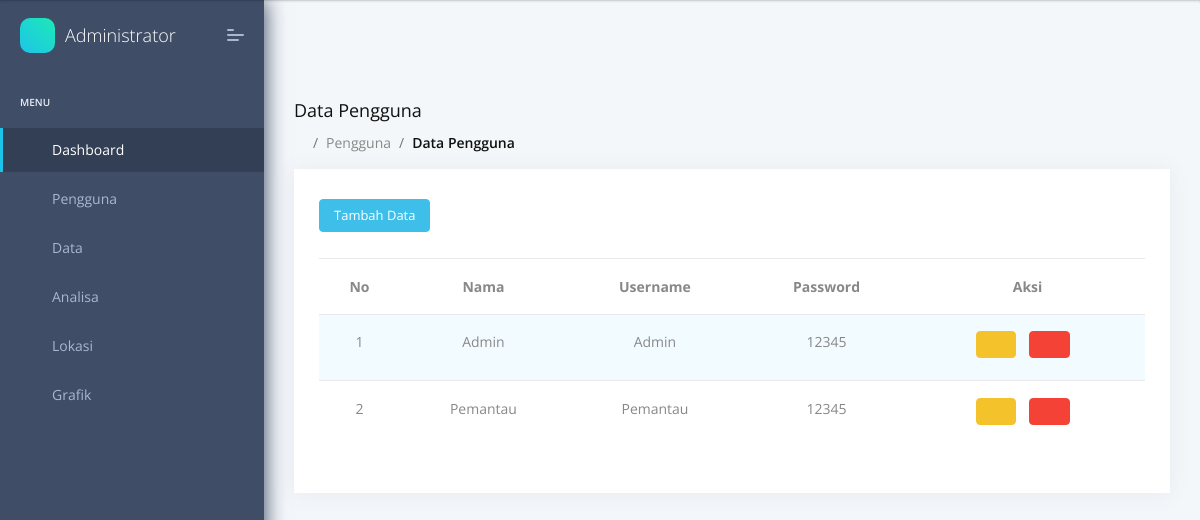
The app's page /admin/data_pengguna.php (signed in) with its own data.
### tables this page shows
CREATE TABLE `tb_pengguna` (
  `id_pengguna` int(5) NOT NULL,
  `level` varchar(50) NOT NULL,
  `foto` varchar(50) NOT NULL,
  `nama` varchar(50) NOT NULL,
  `username` varchar(50) NOT NULL,
  `password` varchar(50) NOT NULL
);

### admin/data_pengguna.php (the view, shortened to what this page needs)
<?php
    include 'head.php';
    include 'menu.php';
    include 'header.php';
    include 'koneksi.php';
?>
    <section class="pcoded-main-container">
        <div class="pcoded-wrapper">
            <div class="pcoded-content">
                <div class="pcoded-inner-content">
                    <div class="page-header">
                        <div class="page-block">
                            <div class="row align-items-center">
                                <div class="col-md-12">
                                    <div class="page-header-title">
                                        <h5 class="m-b-10">Data Pengguna</h5>
                                    </div>
                                    <ul class="breadcrumb">
                                        <li class="breadcrumb-item"><a href="index.php"><i class="feather icon-home"></i></a></li>
                                        <li class="breadcrumb-item"><a href="#!">Pengguna</a></li>
                                        <li class="breadcrumb-item"><a href="#!">Data Pengguna</a></li>
                                    </ul>
                                </div>
                            </div>
                        </div>
                    </div>
                    <div class="main-body">
                        <div class="page-wrapper">
                            <div class="row">
                                <div class="col-sm-12">
                                    <div class="card">
                                        <div class="card-block">
                                            <a href="tambah_pengguna.php" class="btn btn-info btn-sm" >Tambah Data</a>
                                            <br>
                                            <br>
                                            <div class="table-responsive">
                                                <table id="zero-configuration" class="display table nowrap table-striped table-hover" style="width:100%">
                                                    <thead>
                                                        <tr align="center" valign="baseline">
                                                            <th>No</th>
                                                            <th>Nama</th>
                                                            <th>Username</th>
                                                            <th>Password</th>
                                                            <th>Aksi</th>
                                                        </tr>
                                                    </thead>
                                                    <tbody>
                                                        <?php
                                                            $noUrut = 0;
                                                            $result = mysqli_query($con, "SELECT * FROM tb_pengguna ORDER BY id_pengguna ASC");
                                                            while($row = mysqli_fetch_array($result))
                                                            {
                                                                $noUrut++;
                                                        ?>
                                                        <tr align="center" valign="baseline">
                                                            <td><?php echo $noUrut ?></td>
                                                            <td><?php echo $row["nama"]; ?></td>
                                                            <td><?php echo $row["username"]; ?></td>
                                                            <td><?php echo $row["password"]; ?></td>
                                                            <td>
                                                            <a href="edit_pengguna.php?id=<?php echo $row['id_pengguna']; ?>" class="btn btn-warning btn-sm feather icon-edit"></a>
                                                            <a href="hapus_pengguna.php?id=<?php echo $row['id_pengguna']; ?>" class="btn btn-danger btn-sm feather icon-trash"></a>
                                                            </td>
                                                        </tr>
                                                        <?php
                                                            }
                                                        ?>
                                                    </tbody>
                                                </table>
                                            </div>
                                        </div>
                                    </div>
                                </div>
                            </div>
                        </div>
                    </div>
                </div>
            </div>
        </div>
    </section>
<?php
    include 'foot.php';
?>

### records on screen
tb_pengguna: nama "Admin", username "Admin", password "12345"
tb_pengguna: nama "Pemantau", username "Pemantau", password "12345"
